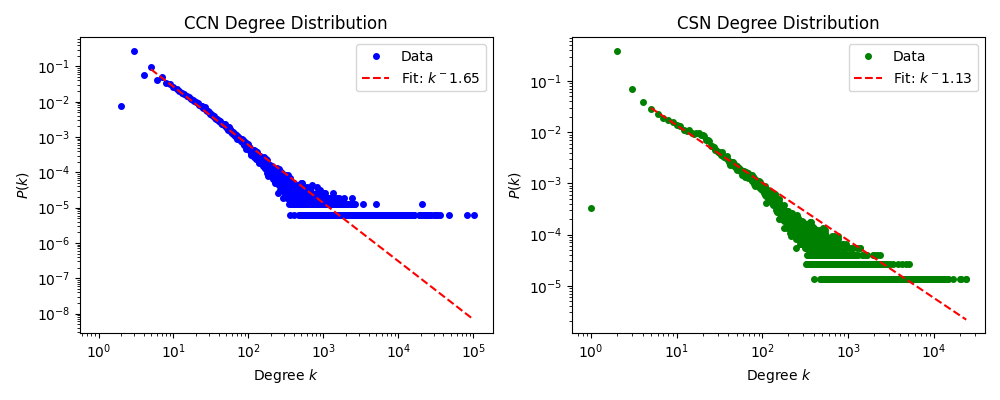

Write Python code to recreate this figure.
import networkx as nx
import matplotlib.pyplot as plt
from scipy.optimize import curve_fit
import pickle
import numpy as np

def degree_distribution(G):
    degrees = nx.degree_histogram(G)
    return [degrees[d]/float(G.number_of_nodes()) for d in range(len(degrees))]

# 读取已构建好的网络
with open('../construction/ccn.gpickle', 'rb') as f:
    G_ccn = pickle.load(f)
with open('../construction/csn.gpickle', 'rb') as f:
    G_csn = pickle.load(f)

# 计算度分布
ccn_deg_dist = degree_distribution(G_ccn)
csn_deg_dist = degree_distribution(G_csn)

# power law拟合函数
def powerlaw(x, a, b):
    return a * (x**b)

# 手动选择 x_min
x_min_ccn = 5
x_min_csn = 5

# 对CCN进行拟合
degrees_ccn = np.array(range(1, len(ccn_deg_dist) + 1))
ccn_degrees_filtered = degrees_ccn[degrees_ccn >= x_min_ccn]
ccn_deg_dist_filtered = np.array(ccn_deg_dist)[degrees_ccn >= x_min_ccn]
ccn_fit = curve_fit(powerlaw, ccn_degrees_filtered, ccn_deg_dist_filtered)
ccn_gamma = ccn_fit[0][1]

# 对CSN进行拟合
degrees_csn = np.array(range(1, len(csn_deg_dist) + 1))
csn_degrees_filtered = degrees_csn[degrees_csn >= x_min_csn]
csn_deg_dist_filtered = np.array(csn_deg_dist)[degrees_csn >= x_min_csn]
csn_fit = curve_fit(powerlaw, csn_degrees_filtered, csn_deg_dist_filtered)
csn_gamma = csn_fit[0][1]

# 绘制log-log度分布图
fig, (ax1, ax2) = plt.subplots(1, 2, figsize=(10, 4))

ax1.loglog(degrees_ccn, ccn_deg_dist, 'bo', markersize=4, label='Data')
ax1.set_title('CCN Degree Distribution')
ax1.set_xlabel('Degree $k$')
ax1.set_ylabel('$P(k)$')
ax1.loglog(ccn_degrees_filtered, powerlaw(ccn_degrees_filtered, *ccn_fit[0]), 'r--', label='Fit: $k^{:.2f}$'.format(ccn_gamma))
ax1.legend()

ax2.loglog(degrees_csn, csn_deg_dist, 'go', markersize=4, label='Data')
ax2.set_title('CSN Degree Distribution')
ax2.set_xlabel('Degree $k$')
ax2.set_ylabel('$P(k)$')
ax2.loglog(csn_degrees_filtered, powerlaw(csn_degrees_filtered, *csn_fit[0]), 'r--', label='Fit: $k^{:.2f}$'.format(csn_gamma))
ax2.legend()

fig.tight_layout()
plt.show()
